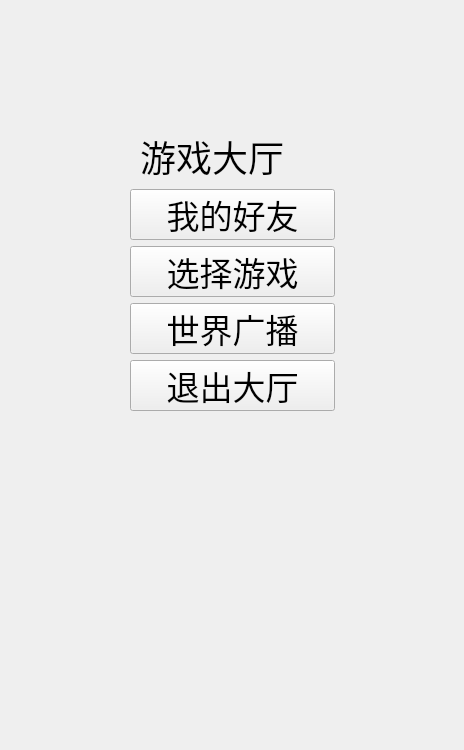
<?xml version="1.0" encoding="UTF-8"?>
<ui version="4.0">
 <class>game_hobby</class>
 <widget class="QWidget" name="game_hobby">
  <property name="geometry">
   <rect>
    <x>0</x>
    <y>0</y>
    <width>464</width>
    <height>750</height>
   </rect>
  </property>
  <property name="font">
   <font>
    <pointsize>25</pointsize>
   </font>
  </property>
  <property name="windowTitle">
   <string>游戏大厅—BUGteam</string>
  </property>
  <widget class="QWidget" name="">
   <property name="geometry">
    <rect>
     <x>130</x>
     <y>130</y>
     <width>205</width>
     <height>281</height>
    </rect>
   </property>
   <layout class="QVBoxLayout" name="verticalLayout_2">
    <item>
     <widget class="QLabel" name="label">
      <property name="font">
       <font>
        <pointsize>27</pointsize>
       </font>
      </property>
      <property name="text">
       <string> 游戏大厅</string>
      </property>
     </widget>
    </item>
    <item>
     <layout class="QVBoxLayout" name="verticalLayout">
      <item>
       <widget class="QPushButton" name="my_Friend">
        <property name="text">
         <string>我的好友</string>
        </property>
       </widget>
      </item>
      <item>
       <widget class="QPushButton" name="choose_Game">
        <property name="text">
         <string>选择游戏</string>
        </property>
       </widget>
      </item>
      <item>
       <widget class="QPushButton" name="world_Broadcast">
        <property name="text">
         <string>世界广播</string>
        </property>
       </widget>
      </item>
      <item>
       <widget class="QPushButton" name="quit_Game">
        <property name="text">
         <string>退出大厅</string>
        </property>
       </widget>
      </item>
     </layout>
    </item>
   </layout>
  </widget>
 </widget>
 <resources/>
 <connections/>
</ui>
